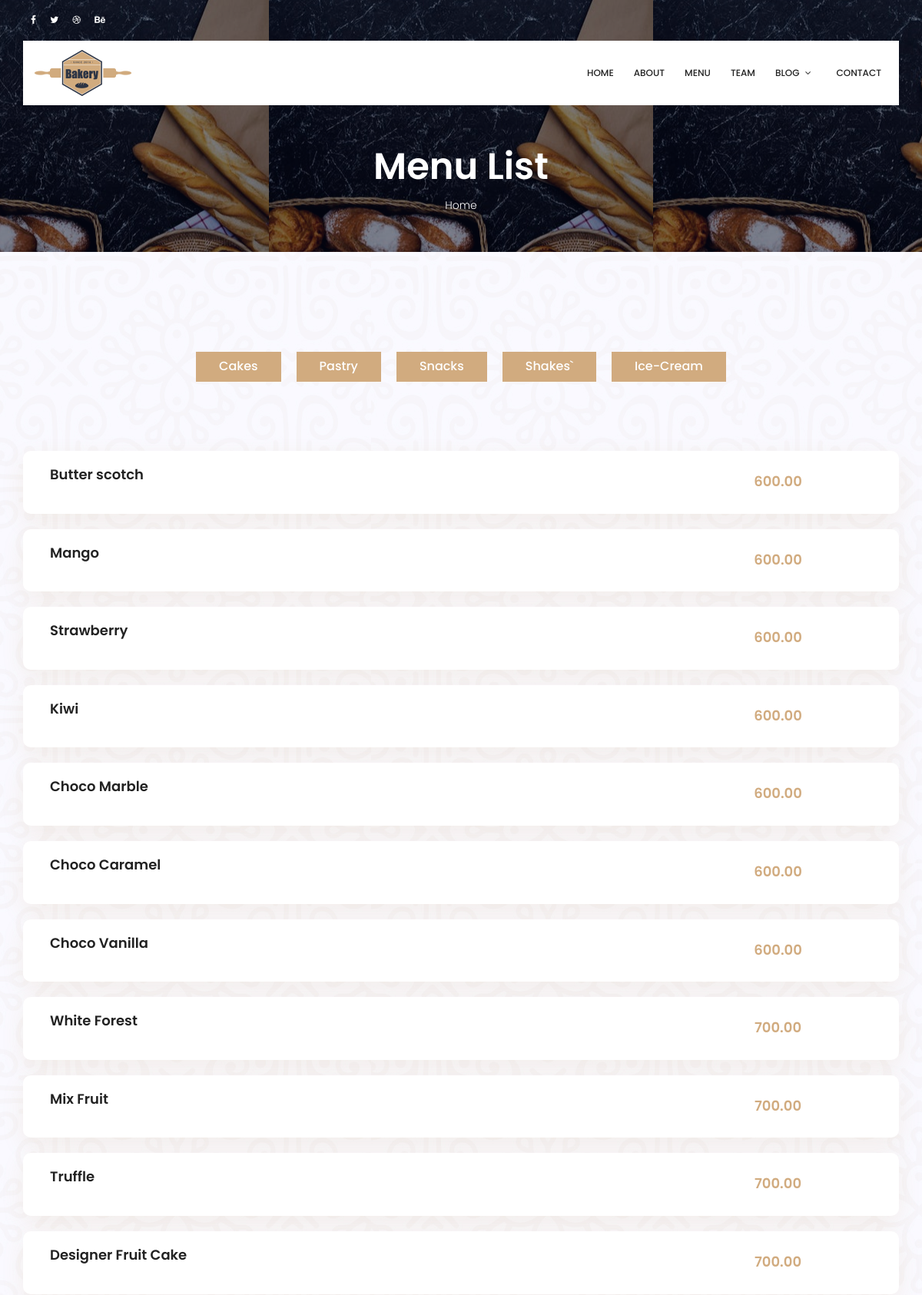
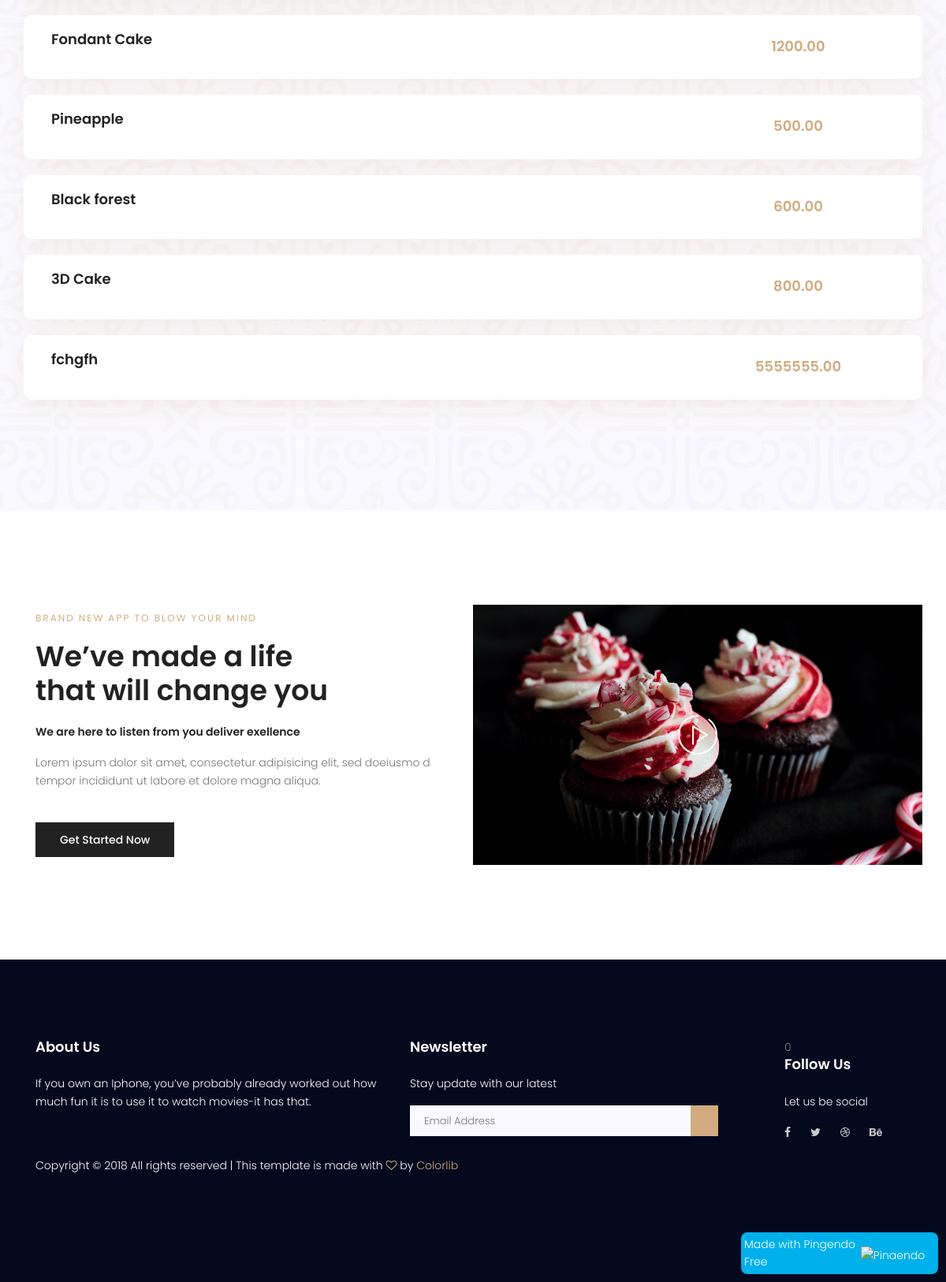
Screenshot of /menu/cakes/ with the database file from the repository (2 pictures, top to bottom).
### tapp/models.py (models this page shows, shortened)
class Categories(models.Model):
    name=models.CharField(max_length=100)
    slug=models.SlugField(max_length=100) #slug=fetch--many record & id=fetch-single record

class Products(models.Model):
    category=models.ForeignKey(Categories)
    name=models.CharField(max_length=100)
    slug=models.SlugField(max_length=100,null=True)
    description=models.TextField(blank=True)
    pic=models.FileField(upload_to='pic',null=True)
    price=models.DecimalField(max_digits=10,decimal_places=2)

### tapp/views.py (the view)
# urls.py: url(r'^menu/(\w+)/$',item2,name='item2'),
def item2(request,slug):
    print(slug)
    category1=Categories.objects.all()
    all_products=Products.objects.filter(category__slug=slug)
    return render(request,'menu1.html',{'cat':category1,'pro':all_products,'p':slug})

### tapp/templates/menu1.html (shortened to what this page needs)
<!DOCTYPE html>
<html>
<head>
  <link rel="stylesheet" href="/static/css/linearicons.css">
  <link rel="stylesheet" href="/static/css/font-awesome.min.css">
  <link rel="stylesheet" href="/static/css/bootstrap.css">
  <link rel="stylesheet" href="/static/css/magnific-popup.css">
  <link rel="stylesheet" href="/static/css/nice-select.css">
  <link rel="stylesheet" href="/static/css/animate.min.css">
  <link rel="stylesheet" href="/static/css/jquery-ui.css">
  <link rel="stylesheet" href="/static/css/owl.carousel.css">
  <link rel="stylesheet" href="/static/css/main.css"> </head>
<body>
  <header id="header">
    <div class="header-top">
      <div class="container">
        <div class="row align-items-center">
          <div class="col-lg-6 col-sm-6 col-4 header-top-left no-padding">
            <div class="menu-social-icons">
              <a href="#">
                <i class="fa fa-facebook"></i>
              </a>
              <a href="#">
                <i class="fa fa-twitter"></i>
              </a>
              <a href="#">
                <i class="fa fa-dribbble"></i>
              </a>
              <a href="#">
                <i class="fa fa-behance"></i>
              </a>
            </div>
          </div>
        </div>
      </div>
    </div>
    <div class="container main-menu">
      <div class="row align-items-center justify-content-between d-flex">
        <a href="/">
          <img src="../static/img/logo.png" alt="" title="">
        </a>
        <nav id="nav-menu-container">
          <ul class="nav-menu">
            <li class="menu-active">
              <a href="/">Home</a>
            </li>
            <li>
              <a href="/about/">About</a>
            </li>
            <li>
              <a href="/menu/">Menu</a>
            </li>
            <li>
              <a href="/team/">Team</a>
            </li>
            <li class="menu-has-children">
              <a href="">Blog</a>
            </li>
            <li>
              <a href="/contact/">Contact</a>
            </li>
          </ul>
        </nav>
      </div>
    </div>
  </header>
  <section class="banner-area relative about-banner" id="home">
    <div class="overlay overlay-bg"></div>
    <div class="container">
      <div class="row d-flex align-items-center justify-content-center">
        <div class="about-content col-lg-12">
          <h1 class="text-white"> Menu List </h1>
          <p class="text-white link-nav">
            <a href="/">Home </a>
          </p>
        </div>
      </div>
    </div>
  </section>
  <section class="menu-list-area section-gap">
    <div class="container">
      <div class="row">
        <div class="menu-cat mx-auto">
          <ul class="nav nav-pills" id="pills-tab" role="tablist">
            {% for c in cat %}
            <li class="nav-item">
              <a class="nav-link active" href="{% url 'item2' c.slug %}">{{c.name}}</a>
            </li>
            {% endfor %}
          </ul>
        </div>
      </div>
      <div id="pills-tabContent" class="tab-content absolute">
        <div class="tab-pane fade show active" id="pizza" role="tabpanel" aria-labelledby="pizza-tab">
          {% for p in pro %}
          <div class="single-menu-list row justify-content-between align-items-center">
            <div class="col-lg-9">
              <a href="{% url 'detail' p.slug %}">
                <h4>{{p.name}}</h4>
              </a>
            </div>
            <div class="col-lg-3 flex-row d-flex price-size">
              <div class="s-price col">
                <span>{{p.price}}</span>
              </div>
            </div>
          </div>
          {% endfor %}
        </div>
              </div>
              </div>
        </section>
  <section class="about-video-area section-gap">
    <div class="container">
      <div class="row align-items-center">
        <div class="col-lg-6 about-video-left">
          <h6 class="text-uppercase">Brand new app to blow your mind</h6>
          <h1> We’ve made a life
            <br> that will change you </h1>
          <p>
            <span>We are here to listen from you deliver exellence</span>
          </p>
          <p> Lorem ipsum dolor sit amet, consectetur adipisicing elit, sed doeiusmo d tempor incididunt ut labore et dolore magna aliqua. </p>
          <a class="primary-btn" href="#">Get Started Now</a>
        </div>
        <div class="col-lg-6 about-video-right justify-content-center align-items-center d-flex">
          <a class="play-btn" href="https://www.youtube.com/watch?v=ARA0AxrnHdM">
            <img class="img-fluid mx-auto" src="../static/img/play.png" alt="">
          </a>
        </div>
      </div>
    </div>
  </section>
  <footer class="footer-area section-gap">
    <div class="container">
      <div class="row">
        <div class="col-lg-5 col-md-6 col-sm-6">
          <div class="single-footer-widget">
            <h6>About Us</h6>
            <p> If you own an Iphone, you’ve probably already worked out how much fun it is to use it to watch movies-it has that. </p>
          </div>
        </div>
        <div class="col-lg-5  col-md-6 col-sm-6">
          <div class="single-footer-widget">
            <h6>Newsletter</h6>
            <p>Stay update with our latest</p>
            <div class="" id="mc_embed_signup">
              <form target="_blank" novalidate="true" action="https://spondonit.us12.list-manage.com/subscribe/post?u=1462626880ade1ac87bd9c93a&amp;id=92a4423d01" method="get" class="form-inline">
                <input class="form-control" name="EMAIL" placeholder="Email Address" onfocus="this.placeholder = ''" onblur="this.placeholder = 'Email Address'" required="" type="email">
                <button class="click-btn">
                  <i class="lnr lnr-arrow-right" aria-hidden="true"></i>
                </button>
              </form>
            </div>
          </div>
        </div>
        <div class="col-lg-2 col-md-6 col-sm-6 social-widget"> 0
          <div class="single-footer-widget">
            <h6>Follow Us</h6>
            <p>Let us be social</p>
            <div class="footer-social d-flex align-items-center">
              <a href="#">
                <i class="fa fa-facebook"></i>
              </a>
              <a href="#">
                <i class="fa fa-twitter"></i>
              </a>
              <a href="#">
                <i class="fa fa-dribbble"></i>
              </a>
              <a href="#">
                <i class="fa fa-behance"></i>
              </a>
            </div>
          </div>
        </div>
        <div class="col-lg-12">
          <p class="footer-text">
            Copyright ©
             All rights reserved | This template is made with
            <i class="fa fa-heart-o" aria-hidden="true"></i> by
            <a href="https://colorlib.com" target="_blank">Colorlib</a>
          </p>
        </div>
      </div>
    </div>
  </footer>
  <pingendo onclick="window.open('https://pingendo.com/', '_blank')" style="cursor:pointer;position: fixed;bottom: 10px;right:10px;padding:4px;background-color: #00b0eb;border-radius: 8px; width:250px;display:flex;flex-direction:row;align-items:center;justify-content:center;font-size:14px;color:white">Made with Pingendo Free&nbsp;&nbsp;
    <img src="https://pingendo.com/site-assets/Pingendo_logo_big.png" class="d-block" alt="Pingendo logo" height="16">
  </pingendo>
</body>
</html>

### rows the page displays
Categories: name "Cakes"
Categories: name "Pastry"
Categories: name "Snacks"
Categories: name "Shakes`"
Categories: name "Ice-Cream"
Products: name "Butter scotch", price "600.00"
Products: name "Mango", price "600.00"
Products: name "Strawberry", price "600.00"
Products: name "Kiwi", price "600.00"
Products: name "Choco Marble", price "600.00"
Products: name "Choco Caramel", price "600.00"
Products: name "Choco Vanilla", price "600.00"
Products: name "White Forest", price "700.00"
Products: name "Mix Fruit", price "700.00"
Products: name "Truffle", price "700.00"
Products: name "Designer Fruit Cake", price "700.00"
Products: name "Fondant Cake", price "1200.00"
Products: name "Pineapple", price "500.00"
Products: name "Black forest", price "600.00"
Products: name "3D Cake", price "800.00"
Products: name "fchgfh", price "5555555.00"
